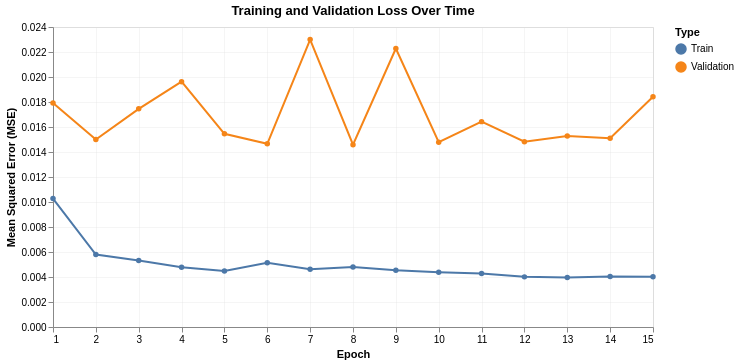

Source (notebook cell):
### Code cell
import altair as alt

history_df = pl.DataFrame({
    'Epoch': list(range(1, len(train_history) + 1)) * 2,
    'Loss': train_history + val_history,
    'Type': ['Train'] * len(train_history) + ['Validation'] * len(val_history)
})

chart = alt.Chart(history_df.to_pandas()).mark_line(point=True).encode(
    x=alt.X('Epoch:Q', title='Epoch'),
    y=alt.Y('Loss:Q', title='Mean Squared Error (MSE)'),
    color=alt.Color('Type:N', legend=alt.Legend(title='Type'))
).properties(
    width=600,
    height=300,
    title='Training and Validation Loss Over Time'
).configure_axis(
    gridOpacity=0.3
)

chart.save('training_history.png', scale_factor=2)
chart

### Figure 1 — Vega-Lite specification as saved in the notebook (floating-point values rounded to 4 significant figures)
{"config": {"view": {"continuousWidth": 300, "continuousHeight": 300}, "axis": {"gridOpacity": 0.3}}, "data": {"name": "data-8eda12190c53cfc64014c42572e3084b"}, "mark": {"type": "line", "point": true}, "encoding": {"color": {"field": "Type", "legend": {"title": "Type"}, "type": "nominal"}, "x": {"field": "Epoch", "title": "Epoch", "type": "quantitative"}, "y": {"field": "Loss", "title": "Mean Squared Error (MSE)", "type": "quantitative"}}, "height": 300, "title": "Training and Validation Loss Over Time", "width": 600, "$schema": "https://vega.github.io/schema/vega-lite/v6.1.0.json", "datasets": {"data-8eda12190c53cfc64014c42572e3084b": [{"Epoch": 1, "Loss": 0.01027, "Type": "Train"}, {"Epoch": 2, "Loss": 0.005792, "Type": "Train"}, {"Epoch": 3, "Loss": 0.005318, "Type": "Train"}, {"Epoch": 4, "Loss": 0.004777, "Type": "Train"}, {"Epoch": 5, "Loss": 0.004488, "Type": "Train"}, {"Epoch": 6, "Loss": 0.005136, "Type": "Train"}, {"Epoch": 7, "Loss": 0.004618, "Type": "Train"}, {"Epoch": 8, "Loss": 0.004799, "Type": "Train"}, {"Epoch": 9, "Loss": 0.004543, "Type": "Train"}, {"Epoch": 10, "Loss": 0.004386, "Type": "Train"}, {"Epoch": 11, "Loss": 0.004273, "Type": "Train"}, {"Epoch": 12, "Loss": 0.004011, "Type": "Train"}, {"Epoch": 13, "Loss": 0.003957, "Type": "Train"}, {"Epoch": 14, "Loss": 0.004035, "Type": "Train"}, {"Epoch": 15, "Loss": 0.004017, "Type": "Train"}, {"Epoch": 1, "Loss": 0.01793, "Type": "Validation"}, {"Epoch": 2, "Loss": 0.015, "Type": "Validation"}, {"Epoch": 3, "Loss": 0.01745, "Type": "Validation"}, {"Epoch": 4, "Loss": 0.01963, "Type": "Validation"}, {"Epoch": 5, "Loss": 0.01546, "Type": "Validation"}, {"Epoch": 6, "Loss": 0.01465, "Type": "Validation"}, {"Epoch": 7, "Loss": 0.02299, "Type": "Validation"}, {"Epoch": 8, "Loss": 0.01459, "Type": "Validation"}, {"Epoch": 9, "Loss": 0.02228, "Type": "Validation"}, {"Epoch": 10, "Loss": 0.01479, "Type": "Validation"}, {"Epoch": 11, "Loss": 0.01643, "Type": "Validation"}, {"Epoch": 12, "Loss": 0.01482, "Type": "Validation"}, {"Epoch": 13, "Loss": 0.01528, "Type": "Validation"}, {"Epoch": 14, "Loss": 0.01509, "Type": "Validation"}, {"Epoch": 15, "Loss": 0.01843, "Type": "Validation"}]}}
